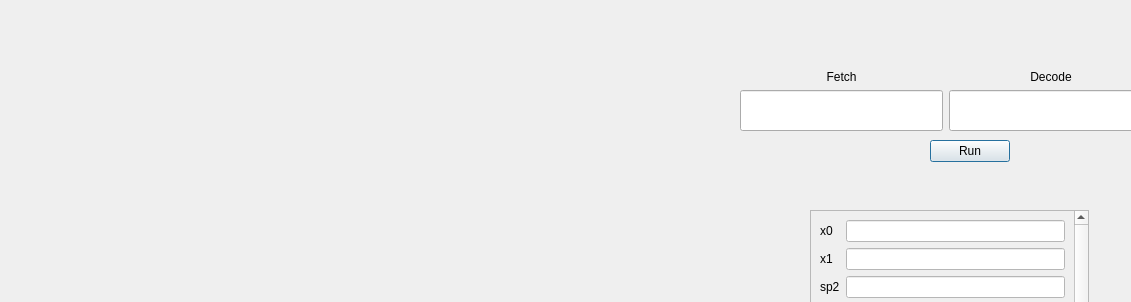
<?xml version="1.0" encoding="UTF-8"?>
<ui version="4.0">
 <class>Dialog</class>
 <widget class="QDialog" name="Dialog">
  <property name="geometry">
   <rect>
    <x>0</x>
    <y>0</y>
    <width>1131</width>
    <height>302</height>
   </rect>
  </property>
  <property name="windowTitle">
   <string>Dialog</string>
  </property>
  <widget class="QPushButton" name="pushButton">
   <property name="geometry">
    <rect>
     <x>930</x>
     <y>140</y>
     <width>80</width>
     <height>22</height>
    </rect>
   </property>
   <property name="text">
    <string>Run</string>
   </property>
  </widget>
  <widget class="QWidget" name="layoutWidget">
   <property name="geometry">
    <rect>
     <x>740</x>
     <y>70</y>
     <width>1041</width>
     <height>61</height>
    </rect>
   </property>
   <layout class="QHBoxLayout" name="horizontalLayout">
    <item>
     <layout class="QVBoxLayout" name="verticalLayout">
      <item>
       <widget class="QLabel" name="label">
        <property name="text">
         <string>Fetch</string>
        </property>
        <property name="alignment">
         <set>Qt::AlignCenter</set>
        </property>
       </widget>
      </item>
      <item>
       <widget class="QLineEdit" name="lineEdit">
        <property name="sizePolicy">
         <sizepolicy hsizetype="Expanding" vsizetype="Expanding">
          <horstretch>0</horstretch>
          <verstretch>0</verstretch>
         </sizepolicy>
        </property>
       </widget>
      </item>
     </layout>
    </item>
    <item>
     <layout class="QVBoxLayout" name="verticalLayout_4">
      <item>
       <widget class="QLabel" name="label_4">
        <property name="text">
         <string>Decode</string>
        </property>
        <property name="alignment">
         <set>Qt::AlignCenter</set>
        </property>
       </widget>
      </item>
      <item>
       <widget class="QLineEdit" name="lineEdit_4">
        <property name="sizePolicy">
         <sizepolicy hsizetype="Expanding" vsizetype="Expanding">
          <horstretch>0</horstretch>
          <verstretch>0</verstretch>
         </sizepolicy>
        </property>
       </widget>
      </item>
     </layout>
    </item>
    <item>
     <layout class="QVBoxLayout" name="verticalLayout_2">
      <item>
       <widget class="QLabel" name="label_2">
        <property name="text">
         <string>Execute</string>
        </property>
        <property name="alignment">
         <set>Qt::AlignCenter</set>
        </property>
       </widget>
      </item>
      <item>
       <widget class="QLineEdit" name="lineEdit_2">
        <property name="sizePolicy">
         <sizepolicy hsizetype="Expanding" vsizetype="Expanding">
          <horstretch>0</horstretch>
          <verstretch>0</verstretch>
         </sizepolicy>
        </property>
       </widget>
      </item>
     </layout>
    </item>
    <item>
     <layout class="QVBoxLayout" name="verticalLayout_5">
      <item>
       <widget class="QLabel" name="label_5">
        <property name="text">
         <string>Memory</string>
        </property>
        <property name="alignment">
         <set>Qt::AlignCenter</set>
        </property>
       </widget>
      </item>
      <item>
       <widget class="QLineEdit" name="lineEdit_5">
        <property name="sizePolicy">
         <sizepolicy hsizetype="Expanding" vsizetype="Expanding">
          <horstretch>0</horstretch>
          <verstretch>0</verstretch>
         </sizepolicy>
        </property>
       </widget>
      </item>
     </layout>
    </item>
    <item>
     <layout class="QVBoxLayout" name="verticalLayout_3">
      <item>
       <widget class="QLabel" name="label_3">
        <property name="text">
         <string>Write Back</string>
        </property>
        <property name="alignment">
         <set>Qt::AlignCenter</set>
        </property>
       </widget>
      </item>
      <item>
       <widget class="QLineEdit" name="lineEdit_3">
        <property name="sizePolicy">
         <sizepolicy hsizetype="Expanding" vsizetype="Expanding">
          <horstretch>0</horstretch>
          <verstretch>0</verstretch>
         </sizepolicy>
        </property>
       </widget>
      </item>
     </layout>
    </item>
   </layout>
  </widget>
  <widget class="QScrollArea" name="scrollArea">
   <property name="geometry">
    <rect>
     <x>810</x>
     <y>210</y>
     <width>279</width>
     <height>312</height>
    </rect>
   </property>
   <property name="styleSheet">
    <string notr="true"/>
   </property>
   <property name="frameShape">
    <enum>QFrame::StyledPanel</enum>
   </property>
   <property name="frameShadow">
    <enum>QFrame::Sunken</enum>
   </property>
   <property name="lineWidth">
    <number>1</number>
   </property>
   <property name="widgetResizable">
    <bool>true</bool>
   </property>
   <widget class="QWidget" name="scrollAreaWidgetContents">
    <property name="geometry">
     <rect>
      <x>0</x>
      <y>0</y>
      <width>263</width>
      <height>910</height>
     </rect>
    </property>
    <layout class="QHBoxLayout" name="horizontalLayout_6">
     <item>
      <layout class="QFormLayout" name="formLayout_5">
       <item row="0" column="0">
        <widget class="QLabel" name="label_21">
         <property name="text">
          <string>x0</string>
         </property>
        </widget>
       </item>
       <item row="0" column="1">
        <widget class="QLineEdit" name="regx0">
         <property name="styleSheet">
          <string notr="true">background-color: rgb(255, 255, 255);</string>
         </property>
        </widget>
       </item>
       <item row="1" column="0">
        <widget class="QLabel" name="label_29">
         <property name="text">
          <string>x1</string>
         </property>
        </widget>
       </item>
       <item row="1" column="1">
        <widget class="QLineEdit" name="regx1">
         <property name="styleSheet">
          <string notr="true">background-color: rgb(255, 255, 255);</string>
         </property>
        </widget>
       </item>
       <item row="2" column="0">
        <widget class="QLabel" name="label_35">
         <property name="text">
          <string>sp2</string>
         </property>
        </widget>
       </item>
       <item row="2" column="1">
        <widget class="QLineEdit" name="regx2">
         <property name="styleSheet">
          <string notr="true">background-color: rgb(255, 255, 255);</string>
         </property>
        </widget>
       </item>
       <item row="3" column="0">
        <widget class="QLabel" name="label_34">
         <property name="text">
          <string>x3</string>
         </property>
        </widget>
       </item>
       <item row="3" column="1">
        <widget class="QLineEdit" name="regx3">
         <property name="styleSheet">
          <string notr="true">background-color: rgb(255, 255, 255);</string>
         </property>
        </widget>
       </item>
       <item row="4" column="0">
        <widget class="QLabel" name="label_33">
         <property name="text">
          <string>x4</string>
         </property>
        </widget>
       </item>
       <item row="4" column="1">
        <widget class="QLineEdit" name="regx4">
         <property name="styleSheet">
          <string notr="true">background-color: rgb(255, 255, 255);</string>
         </property>
        </widget>
       </item>
       <item row="5" column="0">
        <widget class="QLabel" name="label_32">
         <property name="text">
          <string>x5</string>
         </property>
        </widget>
       </item>
       <item row="5" column="1">
        <widget class="QLineEdit" name="regx5">
         <property name="styleSheet">
          <string notr="true">background-color: rgb(255, 255, 255);</string>
         </property>
        </widget>
       </item>
       <item row="6" column="0">
        <widget class="QLabel" name="label_31">
         <property name="text">
          <string>x6</string>
         </property>
        </widget>
       </item>
       <item row="6" column="1">
        <widget class="QLineEdit" name="regx6">
         <property name="styleSheet">
          <string notr="true">background-color: rgb(255, 255, 255);</string>
         </property>
        </widget>
       </item>
       <item row="7" column="0">
        <widget class="QLabel" name="label_30">
         <property name="text">
          <string>x7</string>
         </property>
        </widget>
       </item>
       <item row="7" column="1">
        <widget class="QLineEdit" name="regx7">
         <property name="styleSheet">
          <string notr="true">background-color: rgb(255, 255, 255);</string>
         </property>
        </widget>
       </item>
       <item row="8" column="0">
        <widget class="QLabel" name="label_24">
         <property name="text">
          <string>x8</string>
         </property>
        </widget>
       </item>
       <item row="8" column="1">
        <widget class="QLineEdit" name="regx8">
         <property name="styleSheet">
          <string notr="true">background-color: rgb(255, 255, 255);</string>
         </property>
        </widget>
       </item>
       <item row="9" column="0">
        <widget class="QLabel" name="label_27">
         <property name="text">
          <string>x9</string>
         </property>
        </widget>
       </item>
       <item row="9" column="1">
        <widget class="QLineEdit" name="regx9">
         <property name="styleSheet">
          <string notr="true">background-color: rgb(255, 255, 255);</string>
         </property>
        </widget>
       </item>
       <item row="10" column="0">
        <widget class="QLabel" name="label_28">
         <property name="text">
          <string>x10</string>
         </property>
        </widget>
       </item>
       <item row="10" column="1">
        <widget class="QLineEdit" name="regx10">
         <property name="styleSheet">
          <string notr="true">background-color: rgb(255, 255, 255);</string>
         </property>
        </widget>
       </item>
       <item row="11" column="0">
        <widget class="QLabel" name="label_25">
         <property name="text">
          <string>x11</string>
         </property>
        </widget>
       </item>
       <item row="11" column="1">
        <widget class="QLineEdit" name="regx11">
         <property name="styleSheet">
          <string notr="true">background-color: rgb(255, 255, 255);</string>
         </property>
        </widget>
       </item>
       <item row="12" column="0">
        <widget class="QLabel" name="label_26">
         <property name="text">
          <string>x12</string>
         </property>
        </widget>
       </item>
       <item row="12" column="1">
        <widget class="QLineEdit" name="regx12">
         <property name="styleSheet">
          <string notr="true">background-color: rgb(255, 255, 255);</string>
         </property>
        </widget>
       </item>
       <item row="13" column="0">
        <widget class="QLabel" name="label_23">
         <property name="text">
          <string>x13</string>
         </property>
        </widget>
       </item>
       <item row="13" column="1">
        <widget class="QLineEdit" name="regx13">
         <property name="styleSheet">
          <string notr="true">background-color: rgb(255, 255, 255);</string>
         </property>
        </widget>
       </item>
       <item row="14" column="0">
        <widget class="QLabel" name="label_22">
         <property name="text">
          <string>x14</string>
         </property>
        </widget>
       </item>
       <item row="14" column="1">
        <widget class="QLineEdit" name="regx14">
         <property name="styleSheet">
          <string notr="true">background-color: rgb(255, 255, 255);</string>
         </property>
        </widget>
       </item>
       <item row="15" column="0">
        <widget class="QLabel" name="label_36">
         <property name="text">
          <string>x15</string>
         </property>
        </widget>
       </item>
       <item row="15" column="1">
        <widget class="QLineEdit" name="regx15">
         <property name="styleSheet">
          <string notr="true">background-color: rgb(255, 255, 255);</string>
         </property>
        </widget>
       </item>
       <item row="16" column="0">
        <widget class="QLabel" name="label_40">
         <property name="text">
          <string>x16</string>
         </property>
        </widget>
       </item>
       <item row="16" column="1">
        <widget class="QLineEdit" name="regx16">
         <property name="styleSheet">
          <string notr="true">background-color: rgb(255, 255, 255);</string>
         </property>
        </widget>
       </item>
       <item row="17" column="0">
        <widget class="QLabel" name="label_39">
         <property name="text">
          <string>x17</string>
         </property>
        </widget>
       </item>
       <item row="17" column="1">
        <widget class="QLineEdit" name="regx17">
         <property name="styleSheet">
          <string notr="true">background-color: rgb(255, 255, 255);</string>
         </property>
        </widget>
       </item>
       <item row="18" column="0">
        <widget class="QLabel" name="label_38">
         <property name="text">
          <string>x18</string>
         </property>
        </widget>
       </item>
       <item row="18" column="1">
        <widget class="QLineEdit" name="regx18">
         <property name="styleSheet">
          <string notr="true">background-color: rgb(255, 255, 255);</string>
         </property>
        </widget>
       </item>
       <item row="19" column="0">
        <widget class="QLabel" name="label_37">
         <property name="text">
          <string>x19</string>
         </property>
        </widget>
       </item>
       <item row="19" column="1">
        <widget class="QLineEdit" name="regx19">
         <property name="styleSheet">
          <string notr="true">background-color: rgb(255, 255, 255);</string>
         </property>
        </widget>
       </item>
       <item row="20" column="0">
        <widget class="QLabel" name="label_52">
         <property name="text">
          <string>x20</string>
         </property>
        </widget>
       </item>
       <item row="20" column="1">
        <widget class="QLineEdit" name="regx20">
         <property name="styleSheet">
          <string notr="true">background-color: rgb(255, 255, 255);</string>
         </property>
        </widget>
       </item>
       <item row="21" column="0">
        <widget class="QLabel" name="label_51">
         <property name="text">
          <string>x21</string>
         </property>
        </widget>
       </item>
       <item row="21" column="1">
        <widget class="QLineEdit" name="regx21">
         <property name="styleSheet">
          <string notr="true">background-color: rgb(255, 255, 255);</string>
         </property>
        </widget>
       </item>
       <item row="22" column="0">
        <widget class="QLabel" name="label_50">
         <property name="text">
          <string>x22</string>
         </property>
        </widget>
       </item>
       <item row="22" column="1">
        <widget class="QLineEdit" name="regx22">
         <property name="styleSheet">
          <string notr="true">background-color: rgb(255, 255, 255);</string>
         </property>
        </widget>
       </item>
       <item row="23" column="0">
        <widget class="QLabel" name="label_49">
         <property name="text">
          <string>x23</string>
         </property>
        </widget>
       </item>
       <item row="23" column="1">
        <widget class="QLineEdit" name="regx23">
         <property name="styleSheet">
          <string notr="true">background-color: rgb(255, 255, 255);</string>
         </property>
        </widget>
       </item>
       <item row="24" column="0">
        <widget class="QLabel" name="label_48">
         <property name="text">
          <string>x24</string>
         </property>
        </widget>
       </item>
       <item row="24" column="1">
        <widget class="QLineEdit" name="regx24">
         <property name="styleSheet">
          <string notr="true">background-color: rgb(255, 255, 255);</string>
         </property>
        </widget>
       </item>
       <item row="25" column="0">
        <widget class="QLabel" name="label_47">
         <property name="text">
          <string>x25</string>
         </property>
        </widget>
       </item>
       <item row="25" column="1">
        <widget class="QLineEdit" name="regx25">
         <property name="styleSheet">
          <string notr="true">background-color: rgb(255, 255, 255);</string>
         </property>
        </widget>
       </item>
       <item row="26" column="0">
        <widget class="QLabel" name="label_46">
         <property name="text">
          <string>x26</string>
         </property>
        </widget>
       </item>
       <item row="26" column="1">
        <widget class="QLineEdit" name="regx26">
         <property name="styleSheet">
          <string notr="true">background-color: rgb(255, 255, 255);</string>
         </property>
        </widget>
       </item>
       <item row="27" column="0">
        <widget class="QLabel" name="label_45">
         <property name="text">
          <string>x27</string>
         </property>
        </widget>
       </item>
       <item row="27" column="1">
        <widget class="QLineEdit" name="regx27">
         <property name="styleSheet">
          <string notr="true">background-color: rgb(255, 255, 255);</string>
         </property>
        </widget>
       </item>
       <item row="28" column="0">
        <widget class="QLabel" name="label_44">
         <property name="text">
          <string>x28</string>
         </property>
        </widget>
       </item>
       <item row="28" column="1">
        <widget class="QLineEdit" name="regx28">
         <property name="styleSheet">
          <string notr="true">background-color: rgb(255, 255, 255);</string>
         </property>
        </widget>
       </item>
       <item row="29" column="0">
        <widget class="QLabel" name="label_43">
         <property name="text">
          <string>x29</string>
         </property>
        </widget>
       </item>
       <item row="29" column="1">
        <widget class="QLineEdit" name="regx29">
         <property name="styleSheet">
          <string notr="true">background-color: rgb(255, 255, 255);</string>
         </property>
        </widget>
       </item>
       <item row="30" column="0">
        <widget class="QLabel" name="label_42">
         <property name="text">
          <string>x30</string>
         </property>
        </widget>
       </item>
       <item row="30" column="1">
        <widget class="QLineEdit" name="regx30">
         <property name="styleSheet">
          <string notr="true">background-color: rgb(255, 255, 255);</string>
         </property>
        </widget>
       </item>
       <item row="31" column="0">
        <widget class="QLabel" name="label_41">
         <property name="text">
          <string>x31</string>
         </property>
        </widget>
       </item>
       <item row="31" column="1">
        <widget class="QLineEdit" name="regx31">
         <property name="styleSheet">
          <string notr="true">background-color: rgb(255, 255, 255);</string>
         </property>
        </widget>
       </item>
      </layout>
     </item>
    </layout>
   </widget>
  </widget>
 </widget>
 <resources/>
 <connections/>
</ui>
